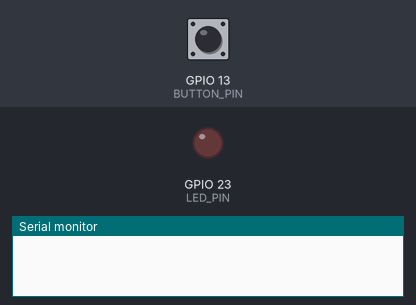
Recording of a sketch running on a simulated ESP32. Shown: output pins drawn as LEDs (lit = HIGH), the last lines printed to the serial monitor. The test bench sets the inputs (shaded band); at power-on: GPIO 13 (BUTTON_PIN) HIGH. At 5.4 s the program puts the board to deep sleep or switches it off; the recording ends there.

Above: at 0.0 s.
At 1.85 s:
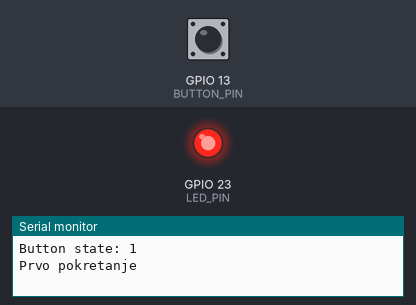
Timing chart, 0 to 5.4 s (numbered marks = the images above):
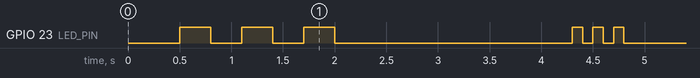

Measured:
- by itself, GPIO 23 (LED_PIN): LOW → HIGH at 0.50 s, → LOW 0.30 s later, → HIGH 0.30 s later, → LOW 0.30 s later, … (12 changes in this stretch)

The sketch:

main.ino
```cpp
#include "esp_sleep.h"

#define BUTTON_PIN 13
#define LED_PIN 23

RTC_DATA_ATTR int counter = 0;

void blink(int n, int t) {
  for (int i = 0; i < n; i++) {
    digitalWrite(LED_PIN, HIGH);
    delay(t);
    digitalWrite(LED_PIN, LOW);
    delay(t);
  }
}

void setup() {
  Serial.begin(115200);
  delay(500);

  pinMode(LED_PIN, OUTPUT);
  pinMode(BUTTON_PIN, INPUT_PULLUP);

  Serial.print("Button state: ");
  Serial.println(digitalRead(BUTTON_PIN));

  esp_sleep_wakeup_cause_t reason = esp_sleep_get_wakeup_cause();
  if (reason == ESP_SLEEP_WAKEUP_EXT0) {
    counter++;
    Serial.println("📬 Dogadaj detektiran!");
    Serial.print("Broj: ");
    Serial.println(counter);
    blink(10, 200);
  } else {
    Serial.println("Prvo pokretanje");
    blink(3, 300);
  }
  Serial.println("Spavanje za 2 sekunde...");
  delay(2000);
  blink(3, 100);
  esp_sleep_enable_ext0_wakeup((gpio_num_t)BUTTON_PIN, 0);
  Serial.println("Sleep...\n");
  delay(500);
  esp_deep_sleep_start();
}

void loop() {}
```
